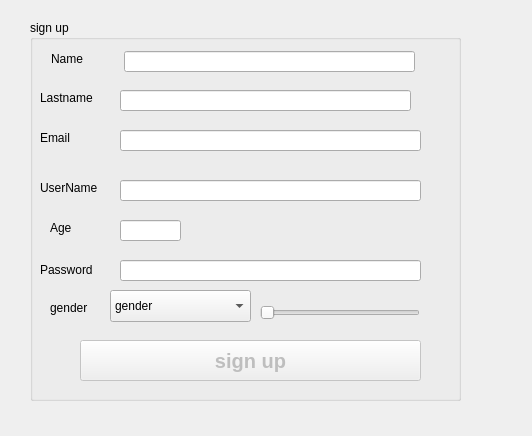
<?xml version="1.0" encoding="UTF-8"?>
<ui version="4.0">
 <class>SignUpDialog</class>
 <widget class="QDialog" name="SignUpDialog">
  <property name="geometry">
   <rect>
    <x>0</x>
    <y>0</y>
    <width>532</width>
    <height>436</height>
   </rect>
  </property>
  <property name="windowTitle">
   <string>Dialog</string>
  </property>
  <widget class="QGroupBox" name="groupBox">
   <property name="geometry">
    <rect>
     <x>30</x>
     <y>20</y>
     <width>431</width>
     <height>381</height>
    </rect>
   </property>
   <property name="title">
    <string>sign up</string>
   </property>
   <widget class="QLineEdit" name="lineEditname">
    <property name="geometry">
     <rect>
      <x>94</x>
      <y>31</y>
      <width>291</width>
      <height>21</height>
     </rect>
    </property>
   </widget>
   <widget class="QLineEdit" name="lineEditlast">
    <property name="enabled">
     <bool>true</bool>
    </property>
    <property name="geometry">
     <rect>
      <x>90</x>
      <y>70</y>
      <width>291</width>
      <height>21</height>
     </rect>
    </property>
   </widget>
   <widget class="QLabel" name="label_2">
    <property name="geometry">
     <rect>
      <x>10</x>
      <y>240</y>
      <width>71</width>
      <height>20</height>
     </rect>
    </property>
    <property name="text">
     <string>Password</string>
    </property>
   </widget>
   <widget class="QLabel" name="label_3">
    <property name="geometry">
     <rect>
      <x>21</x>
      <y>31</y>
      <width>41</width>
      <height>16</height>
     </rect>
    </property>
    <property name="text">
     <string>Name</string>
    </property>
   </widget>
   <widget class="QLineEdit" name="lineEditusername">
    <property name="geometry">
     <rect>
      <x>90</x>
      <y>160</y>
      <width>301</width>
      <height>21</height>
     </rect>
    </property>
   </widget>
   <widget class="QLineEdit" name="lineEditpassword">
    <property name="geometry">
     <rect>
      <x>90</x>
      <y>240</y>
      <width>301</width>
      <height>21</height>
     </rect>
    </property>
    <property name="toolTip">
     <string/>
    </property>
   </widget>
   <widget class="QComboBox" name="comboBoxgender">
    <property name="geometry">
     <rect>
      <x>80</x>
      <y>270</y>
      <width>141</width>
      <height>32</height>
     </rect>
    </property>
    <item>
     <property name="text">
      <string>gender</string>
     </property>
    </item>
    <item>
     <property name="text">
      <string>male</string>
     </property>
    </item>
    <item>
     <property name="text">
      <string>female</string>
     </property>
    </item>
   </widget>
   <widget class="QLabel" name="label_4">
    <property name="geometry">
     <rect>
      <x>20</x>
      <y>280</y>
      <width>58</width>
      <height>16</height>
     </rect>
    </property>
    <property name="text">
     <string>gender</string>
    </property>
   </widget>
   <widget class="QPushButton" name="pushButtonsignup2">
    <property name="enabled">
     <bool>false</bool>
    </property>
    <property name="geometry">
     <rect>
      <x>50</x>
      <y>320</y>
      <width>341</width>
      <height>41</height>
     </rect>
    </property>
    <property name="font">
     <font>
      <pointsize>15</pointsize>
      <bold>true</bold>
     </font>
    </property>
    <property name="cursor">
     <cursorShape>PointingHandCursor</cursorShape>
    </property>
    <property name="text">
     <string>sign up</string>
    </property>
   </widget>
   <widget class="QLabel" name="label_5">
    <property name="geometry">
     <rect>
      <x>10</x>
      <y>70</y>
      <width>59</width>
      <height>16</height>
     </rect>
    </property>
    <property name="text">
     <string>Lastname</string>
    </property>
   </widget>
   <widget class="QLabel" name="label_6">
    <property name="geometry">
     <rect>
      <x>10</x>
      <y>160</y>
      <width>63</width>
      <height>16</height>
     </rect>
    </property>
    <property name="text">
     <string>UserName</string>
    </property>
   </widget>
   <widget class="QLabel" name="label_age">
    <property name="geometry">
     <rect>
      <x>20</x>
      <y>200</y>
      <width>59</width>
      <height>16</height>
     </rect>
    </property>
    <property name="text">
     <string>Age</string>
    </property>
   </widget>
   <widget class="QLineEdit" name="lineEditage">
    <property name="geometry">
     <rect>
      <x>90</x>
      <y>200</y>
      <width>61</width>
      <height>21</height>
     </rect>
    </property>
    <property name="age" stdset="0">
     <double>0.000000000000000</double>
    </property>
   </widget>
   <widget class="QLabel" name="label_age_2">
    <property name="geometry">
     <rect>
      <x>10</x>
      <y>110</y>
      <width>59</width>
      <height>16</height>
     </rect>
    </property>
    <property name="text">
     <string>Email</string>
    </property>
   </widget>
   <widget class="QLineEdit" name="lineEditemail">
    <property name="geometry">
     <rect>
      <x>90</x>
      <y>110</y>
      <width>301</width>
      <height>21</height>
     </rect>
    </property>
   </widget>
   <widget class="QSlider" name="horizontalSlider">
    <property name="geometry">
     <rect>
      <x>230</x>
      <y>280</y>
      <width>160</width>
      <height>25</height>
     </rect>
    </property>
    <property name="tracking">
     <bool>true</bool>
    </property>
    <property name="orientation">
     <enum>Qt::Horizontal</enum>
    </property>
    <property name="invertedControls">
     <bool>false</bool>
    </property>
   </widget>
  </widget>
 </widget>
 <resources/>
 <connections/>
</ui>
